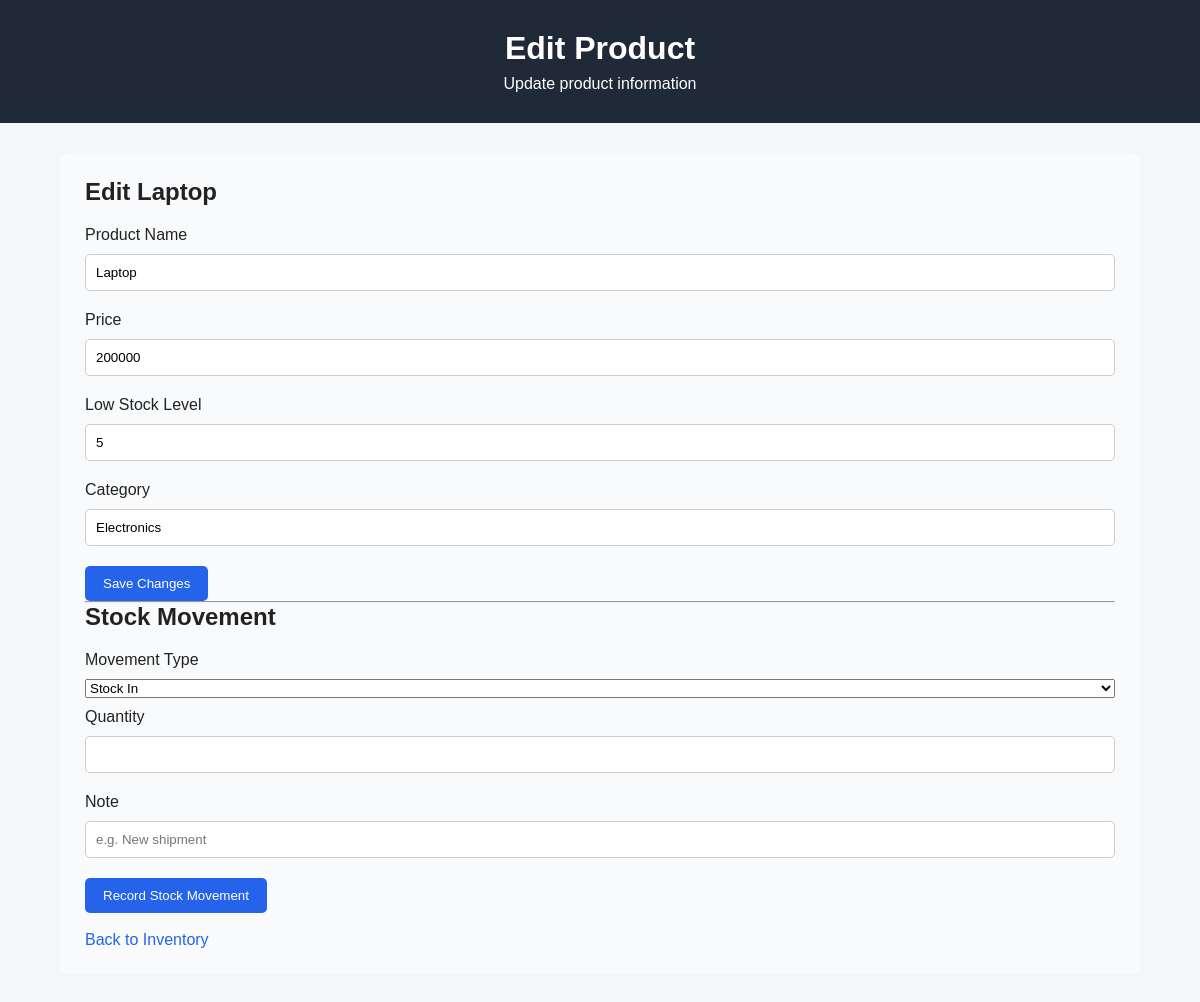
/edit-product/1, run on the app's committed database.
### models.py (models this page shows)
class Product(Base):
    __tablename__ = "products"
    id = Column(
        Integer,
        primary_key=True,
        index=True,
    )
    name = Column(
        String,
        nullable=False,
        unique=True,
    )
    price = Column(
        Integer,
        nullable=False,
    )
    quantity = Column(
        Integer,
        nullable=False,
    )
    low_stock_level = Column(
        Integer,
        nullable=False,
    )
    category = Column(
        String,
        nullable=False,
    )
    stock_movements = relationship(
        "StockMovement",
        back_populates="product",
        cascade="all, delete-orphan",
    )

### main.py (the view)
@app.get("/edit-product/{product_id}")
def edit_product(
    request: Request,
    product_id: int,
    error: str = "",
):
    db = SessionLocal()
    product = db.query(Product).filter(
        Product.id == product_id
    ).first()
    db.close()
    if not product:
        return RedirectResponse(
            url="/?error=product_not_found",
            status_code=303,
        )
    return templates.TemplateResponse(
        request=request,
        name="edit_product.html",
        context={
            "product": product,
            "error": error,
        },
    )

### templates/edit_product.html (shortened to what this page needs)
<!DOCTYPE html>
<html lang="en">
<head>
    <link
        rel="stylesheet"
        href="{{ url_for('static', path='style.css') }}"
    >
</head>
<body>
    <header>
        <h1>Edit Product</h1>
        <p>Update product information</p>
    </header>
    <main>
        <section class="form-container">
            <h2>Edit {{ product.name }}</h2>
            <form
                action="/edit-product/{{ product.id }}"
                method="post"
            >
                <label for="name">
                    Product Name
                </label>
                <input
                    type="text"
                    id="name"
                    name="name"
                    value="{{ product.name }}"
                    required
                >
                <label for="price">
                    Price
                </label>
                <input
                    type="number"
                    id="price"
                    name="price"
                    value="{{ product.price }}"
                    min="1"
                    required
                >
                <label for="low_stock_level">
                    Low Stock Level
                </label>
                <input
                    type="number"
                    id="low_stock_level"
                    name="low_stock_level"
                    value="{{ product.low_stock_level }}"
                    min="0"
                    required
                >
                <label for="category">
                    Category
                </label>
                <input
                    type="text"
                    id="category"
                    name="category"
                    value="{{ product.category }}"
                    required
                >
                <button type="submit">
                    Save Changes
                </button>
            </form>
            <hr>
            <h2>Stock Movement</h2>
            <form
                action="/stock-movement/{{ product.id }}"
                method="post"
            >
                <label for="movement_type">
                    Movement Type
                </label>
                <select
                    id="movement_type"
                    name="movement_type"
                    required
                >
                    <option value="IN">
                        Stock In
                    </option>
                </select>
                <label for="movement_quantity">
                    Quantity
                </label>
                <input
                    type="number"
                    id="movement_quantity"
                    name="quantity"
                    min="1"
                    required
                >
                <label for="note">
                    Note
                </label>
                <input
                    type="text"
                    id="note"
                    name="note"
                    placeholder="e.g. New shipment"
                >
                <button type="submit">
                    Record Stock Movement
                </button>
            </form>
            <br>
            <a
                href="/"
                class="back-button"
            >
                Back to Inventory
            </a>
        </section>
    </main>
</body>
</html>

### static/style.css (style rules this page uses)
* { box-sizing: border-box; margin: 0; padding: 0; }
body { font-family: Arial, sans-serif; background: #f4f6f8; color: #222; }
header { background: #1f2937; color: white; padding: 30px; text-align: center; }
header h1 { margin-bottom: 8px; }
main { width: 90%; max-width: 1100px; margin: 30px auto; }
button { background: #2563eb; color: white; border: none; padding: 10px 18px; border-radius: 5px; cursor: pointer; }
.form-container { margin-top: 30px; padding: 25px; background: #f8fafc; border-radius: 8px; }
.form-container h2 { margin-bottom: 20px; }
.form-container form { display: flex; flex-direction: column; gap: 10px; }
.form-container input { padding: 10px; border: 1px solid #ccc; border-radius: 5px; margin-bottom: 10px; }
.form-container button { width: fit-content; }
.back-button { color: #2563eb; text-decoration: none; }

### data on the page
Product: name "Laptop", price "200000", low_stock_level "5", category "Electronics"
